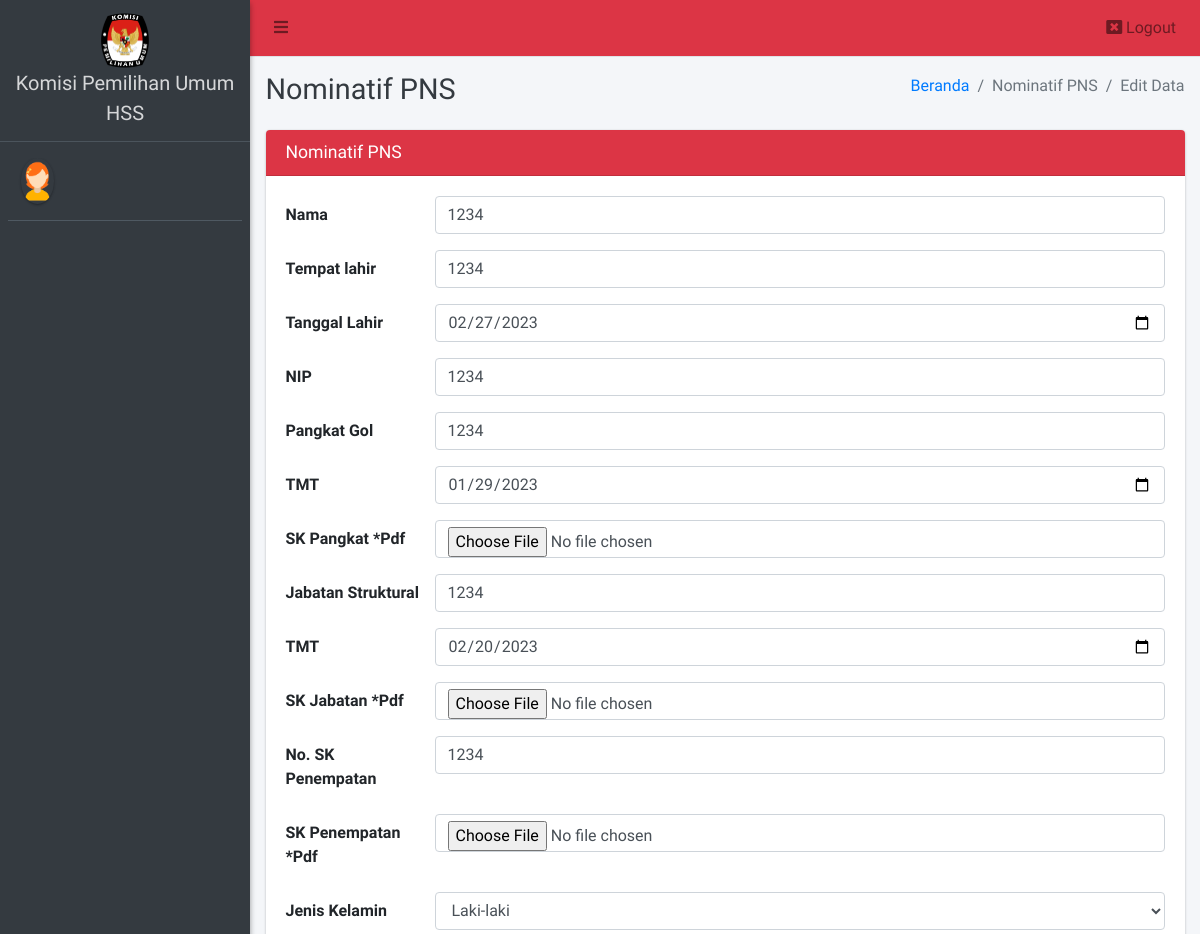
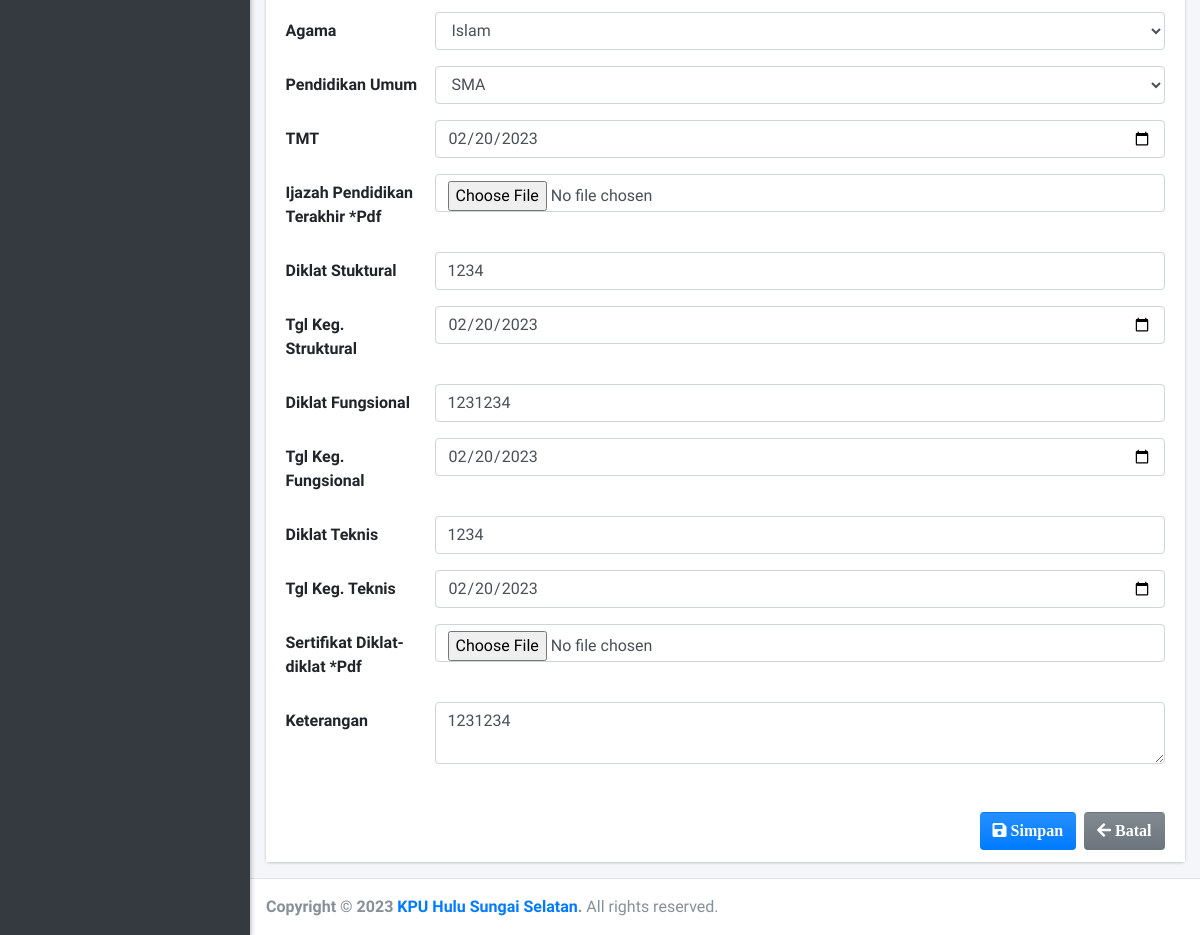
The page /admin/pns/edit?id=12 on the database its author committed (2 pictures, top to bottom).
### tables this page shows
CREATE TABLE `nominatif_pegawai` (
  `id_pegawai` int(11) NOT NULL,
  `nama_pegawai` varchar(50) DEFAULT NULL,
  `tempat_lahir` varchar(40) DEFAULT NULL,
  `tanggal_lahir` date DEFAULT NULL,
  `nip` varchar(20) DEFAULT NULL,
  `pangkat_gol` varchar(50) DEFAULT NULL,
  `pangkat_tmt` date DEFAULT NULL,
  `jabatan_struktural` varchar(50) DEFAULT NULL,
  `jabatan_tmt` date DEFAULT NULL,
  `no_sk_penempatan` varchar(50) DEFAULT NULL,
  `jk` varchar(50) DEFAULT NULL,
  `agama` varchar(50) DEFAULT NULL,
  `pendidikan_umum` varchar(50) DEFAULT NULL,
  `pendidikan_tmt` date DEFAULT NULL,
  `diklat_struktural` varchar(155) DEFAULT NULL,
  `tgl_kegiatan_struktural` date DEFAULT NULL,
  `diklat_fungsional` varchar(155) DEFAULT NULL,
  `tgl_kegiatan_fungsional` date DEFAULT NULL,
  `diklat_teknis` varchar(155) DEFAULT NULL,
  `tgl_kegiatan_teknis` date DEFAULT NULL,
  `keterangan` text,
  `filepangkat` varchar(255) NOT NULL,
  `filejabatan` varchar(255) NOT NULL,
  `filepenempatan` varchar(255) NOT NULL,
  `filependidikan` varchar(255) NOT NULL,
  `filediklat` varchar(255) NOT NULL
);

### config/config.php (called while the page is built, shortened)
<?php
function base_url($url = null)
{
	$base_url = "http://localhost/kpuhss_pegawai";
	if ($url != null) {
		return $base_url . "/" . $url;
	} else {
		return $base_url;
	}
}

### admin/pns/edit.php (the view, shortened to what this page needs)
<?php
require '../../config/config.php';
require '../../config/koneksi.php';
?>
<!DOCTYPE html>
<html>
<?php
include '../../templates/head.php';
$id = $_GET['id'];
$data = $koneksi->query("SELECT * FROM nominatif_pegawai WHERE id_pegawai = '$id'");
$row = $data->fetch_array();
?>
<body class="hold-transition sidebar-mini layout-fixed">
    <div class="wrapper">
        <?php
        include '../../templates/navbar.php';
        ?>
        <?php
        include '../../templates/sidebar.php';
        ?>
        <div class="content-wrapper">
            <div class="content-header">
                <div class="container-fluid">
                    <div class="row mb-2">
                        <div class="col-sm-6">
                            <h1 class="m-0 text-dark">Nominatif PNS</h1>
                        </div>
                        <div class="col-sm-6">
                            <ol class="breadcrumb float-sm-right">
                                <li class="breadcrumb-item"><a href="#">Beranda</a></li>
                                <li class="breadcrumb-item active">Nominatif PNS</li>
                                <li class="breadcrumb-item active">Edit Data</li>
                            </ol>
                        </div>
                    </div>
                </div>
            </div>
            <section class="content">
                <div class="container-fluid">
                    <form class="form-horizontal" method="POST" action="" enctype="multipart/form-data">
                        <div class="row">
                            <div class="col-md-12">
                                <div class="card card-red">
                                    <div class="card-header">
                                        <h3 class="card-title">Nominatif PNS</h3>
                                    </div>
                                    <div class="card-body" style="background-color: white;">
                                        <div class="form-group row">
                                            <label class="col-sm-2 col-form-label">Nama</label>
                                            <div class="col-sm-10">
                                                <input type="text" class="form-control" name="nama_pegawai" value="<?= $row['nama_pegawai'] ?>">
                                            </div>
                                        </div>
                                        <div class="form-group row">
                                            <label class="col-sm-2 col-form-label">Tempat lahir</label>
                                            <div class="col-sm-10">
                                                <input type="text" class="form-control" name="tempat_lahir" value="<?= $row['tempat_lahir'] ?>">
                                            </div>
                                        </div>
                                        <div class="form-group row">
                                            <label class="col-sm-2 col-form-label">Tanggal Lahir</label>
                                            <div class="col-sm-10">
                                                <input type="date" class="form-control" name="tanggal_lahir" value="<?= $row['tanggal_lahir'] ?>">
                                            </div>
                                        </div>
                                        <div class="form-group row">
                                            <label class="col-sm-2 col-form-label">NIP</label>
                                            <div class="col-sm-10">
                                                <input type="text" class="form-control" name="nip" value="<?= $row['nip'] ?>">
                                            </div>
                                        </div>
                                        <div class="form-group row">
                                            <label class="col-sm-2 col-form-label">Pangkat Gol</label>
                                            <div class="col-sm-10">
                                                <input type="text" class="form-control" name="pangkat_gol" value="<?= $row['pangkat_gol'] ?>">
                                            </div>
                                        </div>
                                        <div class="form-group row">
                                            <label class="col-sm-2 col-form-label">TMT</label>
                                            <div class="col-sm-10">
                                                <input type="date" class="form-control" name="pangkat_tmt" value="<?= $row['pangkat_tmt'] ?>">
                                            </div>
                                        </div>
                                        <div class="form-group row">
                                            <label class="col-sm-2 col-form-label">SK Pangkat *Pdf</label>
                                            <div class="col-sm-10">
                                                <input type="file" class="form-control" name="filepangkat" value="<?= $row['filepangkat'] ?>">
                                            </div>
                                        </div>
                                        <div class="form-group row">
                                            <label class="col-sm-2 col-form-label">Jabatan Struktural</label>
                                            <div class="col-sm-10">
                                                <input type="text" class="form-control" name="jabatan_struktural" value="<?= $row['jabatan_struktural'] ?>">
                                            </div>
                                        </div>
                                        <div class="form-group row">
                                            <label class="col-sm-2 col-form-label">TMT</label>
                                            <div class="col-sm-10">
                                                <input type="date" class="form-control" name="jabatan_tmt" value="<?= $row['jabatan_tmt'] ?>">
                                            </div>
                                        </div>
                                        <div class="form-group row">
                                            <label class="col-sm-2 col-form-label">SK Jabatan *Pdf</label>
                                            <div class="col-sm-10">
                                                <input type="file" class="form-control" name="filejabatan" value="<?= $row['filejabatan'] ?>">
                                            </div>
                                        </div>
                                        <div class="form-group row">
                                            <label class="col-sm-2 col-form-label">No. SK Penempatan</label>
                                            <div class="col-sm-10">
                                                <input type="text" class="form-control" name="no_sk_penempatan" value="<?= $row['no_sk_penempatan'] ?>">
                                            </div>
                                        </div>
                                        <div class="form-group row">
                                            <label class="col-sm-2 col-form-label">SK Penempatan *Pdf</label>
                                            <div class="col-sm-10">
                                                <input type="file" class="form-control" name="filepenempatan" value="<?= $row['filepenempatan'] ?>">
                                            </div>
                                        </div>
                                        <div class="form-group row">
                                            <label class="col-sm-2 col-form-label">Jenis Kelamin</label>
                                            <div class="col-sm-10">
                                                <select class="form-control" data-placeholder="Pilih" name="jk">
                                                    <option value="<?= $row['jk'] ?>"><?= $row['jk'] ?></option>
                                                </select>
                                            </div>
                                        </div>
                                        <div class="form-group row">
                                            <label class="col-sm-2 col-form-label">Agama</label>
                                            <div class="col-sm-10">
                                                <select class="form-control" data-placeholder="Pilih" name="agama">
                                                    <option value="<?= $row['agama'] ?>"><?= $row['agama'] ?></option>
                                                </select>
                                            </div>
                                        </div>
                                        <div class="form-group row">
                                            <label class="col-sm-2 col-form-label">Pendidikan Umum</label>
                                            <div class="col-sm-10">
                                                <select class="form-control" data-placeholder="Pilih" name="pendidikan_umum">
                                                    <option value="<?= $row['pendidikan_umum'] ?>"><?= $row['pendidikan_umum'] ?></option>
                                                </select>
                                            </div>
                                        </div>
                                        <div class="form-group row">
                                            <label class="col-sm-2 col-form-label">TMT</label>
                                            <div class="col-sm-10">
                                                <input type="date" class="form-control" name="pendidikan_tmt" value="<?= $row['pendidikan_tmt'] ?>">
                                            </div>
                                        </div>
                                        <div class="form-group row">
                                            <label class="col-sm-2 col-form-label">Ijazah Pendidikan Terakhir *Pdf</label>
                                            <div class="col-sm-10">
                                                <input type="file" class="form-control" name="filependidikan" value="<?= $row['filependidikan'] ?>">
                                            </div>
                                        </div>
                                        <div class="form-group row">
                                            <label class="col-sm-2 col-form-label">Diklat Stuktural</label>
                                            <div class="col-sm-10">
                                                <input type="text" class="form-control" name="diklat_struktural" value="<?= $row['diklat_struktural'] ?>">
                                            </div>
                                        </div>
                                        <div class="form-group row">
                                            <label class="col-sm-2 col-form-label">Tgl Keg. Struktural</label>
                                            <div class="col-sm-10">
                                                <input type="date" class="form-control" name="tgl_kegiatan_struktural" value="<?= $row['tgl_kegiatan_struktural'] ?>">
                                            </div>
                                        </div>
                                        <div class="form-group row">
                                            <label class="col-sm-2 col-form-label">Diklat Fungsional</label>
                                            <div class="col-sm-10">
                                                <input type="text" class="form-control" name="diklat_fungsional" value="<?= $row['diklat_fungsional'] ?>">
                                            </div>
                                        </div>
                                        <div class="form-group row">
                                            <label class="col-sm-2 col-form-label">Tgl Keg. Fungsional</label>
                                            <div class="col-sm-10">
                                                <input type="date" class="form-control" name="tgl_kegiatan_fungsional" value="<?= $row['tgl_kegiatan_fungsional'] ?>">
                                            </div>
                                        </div>
                                        <div class="form-group row">
                                            <label class="col-sm-2 col-form-label">Diklat Teknis</label>
                                            <div class="col-sm-10">
                                                <input type="text" class="form-control" name="diklat_teknis" value="<?= $row['diklat_teknis'] ?>">
                                            </div>
                                        </div>
                                        <div class="form-group row">
                                            <label class="col-sm-2 col-form-label">Tgl Keg. Teknis</label>
                                            <div class="col-sm-10">
                                                <input type="date" class="form-control" name="tgl_kegiatan_teknis" value="<?= $row['tgl_kegiatan_teknis'] ?>">
                                            </div>
                                        </div>
                                        <div class="form-group row">
                                            <label class="col-sm-2 col-form-label">Sertifikat Diklat-diklat *Pdf</label>
                                            <div class="col-sm-10">
                                                <input type="file" class="form-control" name="filediklat" value="<?= $row['filediklat'] ?>">
                                            </div>
                                        </div>
                                        <div class="form-group row">
                                            <label class="col-sm-2 col-form-label">Keterangan</label>
                                            <div class="col-sm-10">
                                                <textarea type="text" class="form-control" name="keterangan"><?= $row['keterangan'] ?></textarea>
                                            </div>
                                        </div>
                                    </div>
                                    <div class="card-footer" style="background-color: white;">
                                        <a href="<?= base_url('admin/pns/') ?>" class="btn bg-gradient-secondary float-right"><i class="fa fa-arrow-left"> Batal</i></a>
                                        <button type="submit" name="submit" class="btn bg-gradient-primary float-right mr-2"><i class="fa fa-save"> Simpan</i></button>
                                    </div>
                                </div>
                            </div>
                        </div>
                    </form>
                </div>
            </section>
        </div>
        <?php include_once "../../templates/footer.php"; ?>
    </div>
</body>
</html>

### rows shown on the page
nominatif_pegawai: nama_pegawai "1234", tempat_lahir "1234", tanggal_lahir "02/27/2023", nip "1234", pangkat_gol "1234", pangkat_tmt "01/29/2023", jabatan_struktural "1234", jabatan_tmt "02/20/2023", no_sk_penempatan "1234", jk "Laki-laki", agama "Islam", pendidikan_umum "SMA", pendidikan_tmt "02/20/2023", diklat_struktural "1234", tgl_kegiatan_struktural "02/20/2023", diklat_fungsional "1231234", tgl_kegiatan_fungsional "02/20/2023", diklat_teknis "1234", tgl_kegiatan_teknis "02/20/2023", keterangan "1231234"
